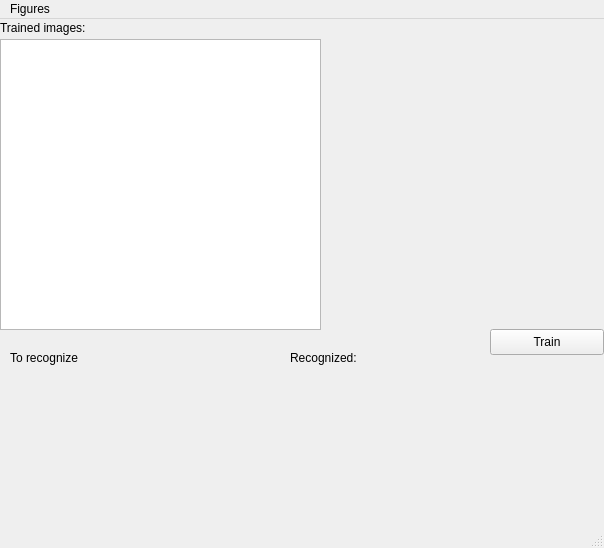
<?xml version="1.0" encoding="UTF-8"?>
<ui version="4.0">
 <class>MainWindow</class>
 <widget class="QMainWindow" name="MainWindow">
  <property name="geometry">
   <rect>
    <x>0</x>
    <y>0</y>
    <width>604</width>
    <height>548</height>
   </rect>
  </property>
  <property name="windowTitle">
   <string>MainWindow</string>
  </property>
  <widget class="QWidget" name="centralwidget">
   <widget class="QListWidget" name="imagesListWidget">
    <property name="geometry">
     <rect>
      <x>0</x>
      <y>20</y>
      <width>321</width>
      <height>291</height>
     </rect>
    </property>
   </widget>
   <widget class="QLabel" name="ImageListLabel">
    <property name="geometry">
     <rect>
      <x>330</x>
      <y>20</y>
      <width>271</width>
      <height>291</height>
     </rect>
    </property>
    <property name="text">
     <string/>
    </property>
    <property name="alignment">
     <set>Qt::AlignCenter</set>
    </property>
    <property name="margin">
     <number>0</number>
    </property>
   </widget>
   <widget class="QPushButton" name="trainButton">
    <property name="geometry">
     <rect>
      <x>490</x>
      <y>310</y>
      <width>114</width>
      <height>26</height>
     </rect>
    </property>
    <property name="text">
     <string>Train</string>
    </property>
   </widget>
   <widget class="QLabel" name="recognizeImageLabel">
    <property name="geometry">
     <rect>
      <x>10</x>
      <y>350</y>
      <width>281</width>
      <height>151</height>
     </rect>
    </property>
    <property name="text">
     <string/>
    </property>
    <property name="alignment">
     <set>Qt::AlignCenter</set>
    </property>
   </widget>
   <widget class="QLabel" name="recognizedImageLabel">
    <property name="geometry">
     <rect>
      <x>300</x>
      <y>340</y>
      <width>301</width>
      <height>151</height>
     </rect>
    </property>
    <property name="text">
     <string/>
    </property>
    <property name="alignment">
     <set>Qt::AlignCenter</set>
    </property>
   </widget>
   <widget class="QLabel" name="label">
    <property name="geometry">
     <rect>
      <x>10</x>
      <y>330</y>
      <width>131</width>
      <height>17</height>
     </rect>
    </property>
    <property name="text">
     <string>To recognize</string>
    </property>
   </widget>
   <widget class="QLabel" name="label_2">
    <property name="geometry">
     <rect>
      <x>290</x>
      <y>330</y>
      <width>131</width>
      <height>17</height>
     </rect>
    </property>
    <property name="text">
     <string>Recognized:</string>
    </property>
   </widget>
   <widget class="QLabel" name="label_3">
    <property name="geometry">
     <rect>
      <x>0</x>
      <y>0</y>
      <width>131</width>
      <height>17</height>
     </rect>
    </property>
    <property name="text">
     <string>Trained images:</string>
    </property>
   </widget>
  </widget>
  <widget class="QMenuBar" name="menubar">
   <property name="geometry">
    <rect>
     <x>0</x>
     <y>0</y>
     <width>604</width>
     <height>23</height>
    </rect>
   </property>
   <widget class="QMenu" name="menuFigures">
    <property name="title">
     <string>Figures</string>
    </property>
    <addaction name="actionAdd_figure"/>
    <addaction name="actionRecognize_figure"/>
   </widget>
   <addaction name="menuFigures"/>
  </widget>
  <widget class="QStatusBar" name="statusbar"/>
  <action name="actionAdd_figure">
   <property name="text">
    <string>Add figure</string>
   </property>
  </action>
  <action name="actionRecognize_figure">
   <property name="text">
    <string>Recognize figure</string>
   </property>
  </action>
 </widget>
 <resources/>
 <connections/>
</ui>
